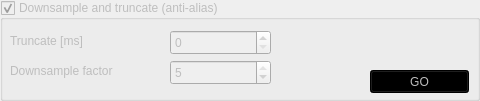
           <widget class="QGroupBox" name="downSampleGroupBox">
            <property name="enabled">
             <bool>false</bool>
            </property>
            <property name="geometry">
             <rect>
              <x>470</x>
              <y>170</y>
              <width>480</width>
              <height>101</height>
             </rect>
            </property>
            <property name="sizePolicy">
             <sizepolicy hsizetype="Fixed" vsizetype="Fixed">
              <horstretch>0</horstretch>
              <verstretch>0</verstretch>
             </sizepolicy>
            </property>
            <property name="minimumSize">
             <size>
              <width>480</width>
              <height>90</height>
             </size>
            </property>
            <property name="title">
             <string>Downsample and truncate (anti-alias)</string>
            </property>
            <property name="checkable">
             <bool>true</bool>
            </property>
            <widget class="QLabel" name="label_3">
             <property name="geometry">
              <rect>
               <x>10</x>
               <y>33</y>
               <width>111</width>
               <height>16</height>
              </rect>
             </property>
             <property name="text">
              <string>Truncate [ms]</string>
             </property>
            </widget>
            <widget class="QSpinBox" name="truncateSpinBox">
             <property name="geometry">
              <rect>
               <x>170</x>
               <y>30</y>
               <width>101</width>
               <height>25</height>
              </rect>
             </property>
             <property name="toolTip">
              <string>&lt;html&gt;&lt;head/&gt;&lt;body&gt;&lt;p&gt;Set the final length of your processed record. Note that the use of Adaptive filtering allows for the removal of additional late times. If you do not wish to truncate, leave as 0.&lt;/p&gt;&lt;/body&gt;&lt;/html&gt;</string>
             </property>
             <property name="maximum">
              <number>1000</number>
             </property>
             <property name="value">
              <number>0</number>
             </property>
            </widget>
            <widget class="QPushButton" name="downSampleGO">
             <property name="geometry">
              <rect>
               <x>370</x>
               <y>70</y>
               <width>99</width>
               <height>23</height>
              </rect>
             </property>
             <property name="styleSheet">
              <string notr="true">#downSampleGO {
    background: green;
}

#downSampleGO:disabled{
    background: black;
}</string>
             </property>
             <property name="text">
              <string>GO</string>
             </property>
            </widget>
            <widget class="QLabel" name="label_12">
             <property name="geometry">
              <rect>
               <x>10</x>
               <y>63</y>
               <width>131</width>
               <height>16</height>
              </rect>
             </property>
             <property name="text">
              <string>Downsample factor</string>
             </property>
            </widget>
            <widget class="QSpinBox" name="downSampleSpinBox">
             <property name="geometry">
              <rect>
               <x>170</x>
               <y>60</y>
               <width>101</width>
               <height>25</height>
              </rect>
             </property>
             <property name="minimum">
              <number>1</number>
             </property>
             <property name="maximum">
              <number>5</number>
             </property>
             <property name="value">
              <number>5</number>
             </property>
            </widget>
           </widget>
